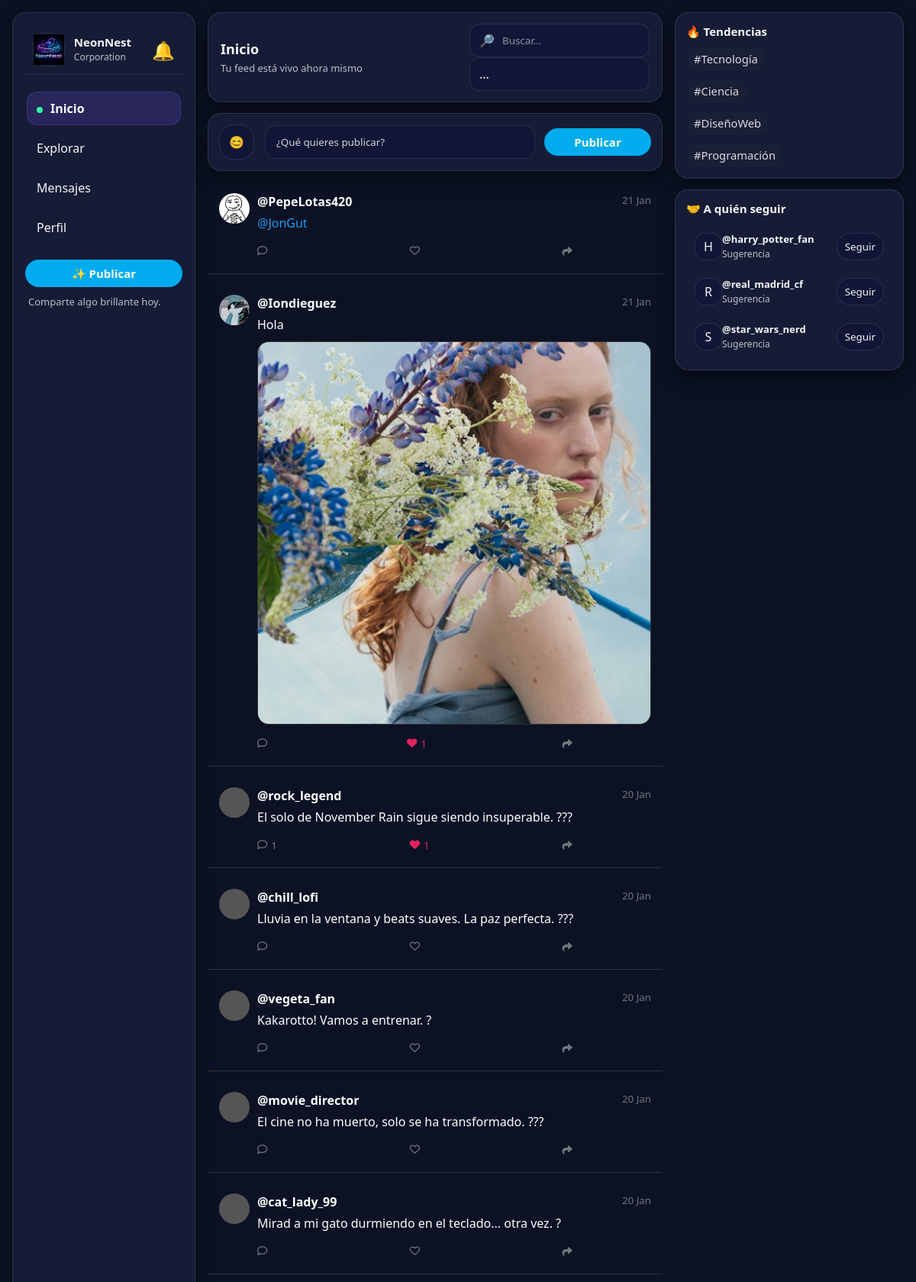
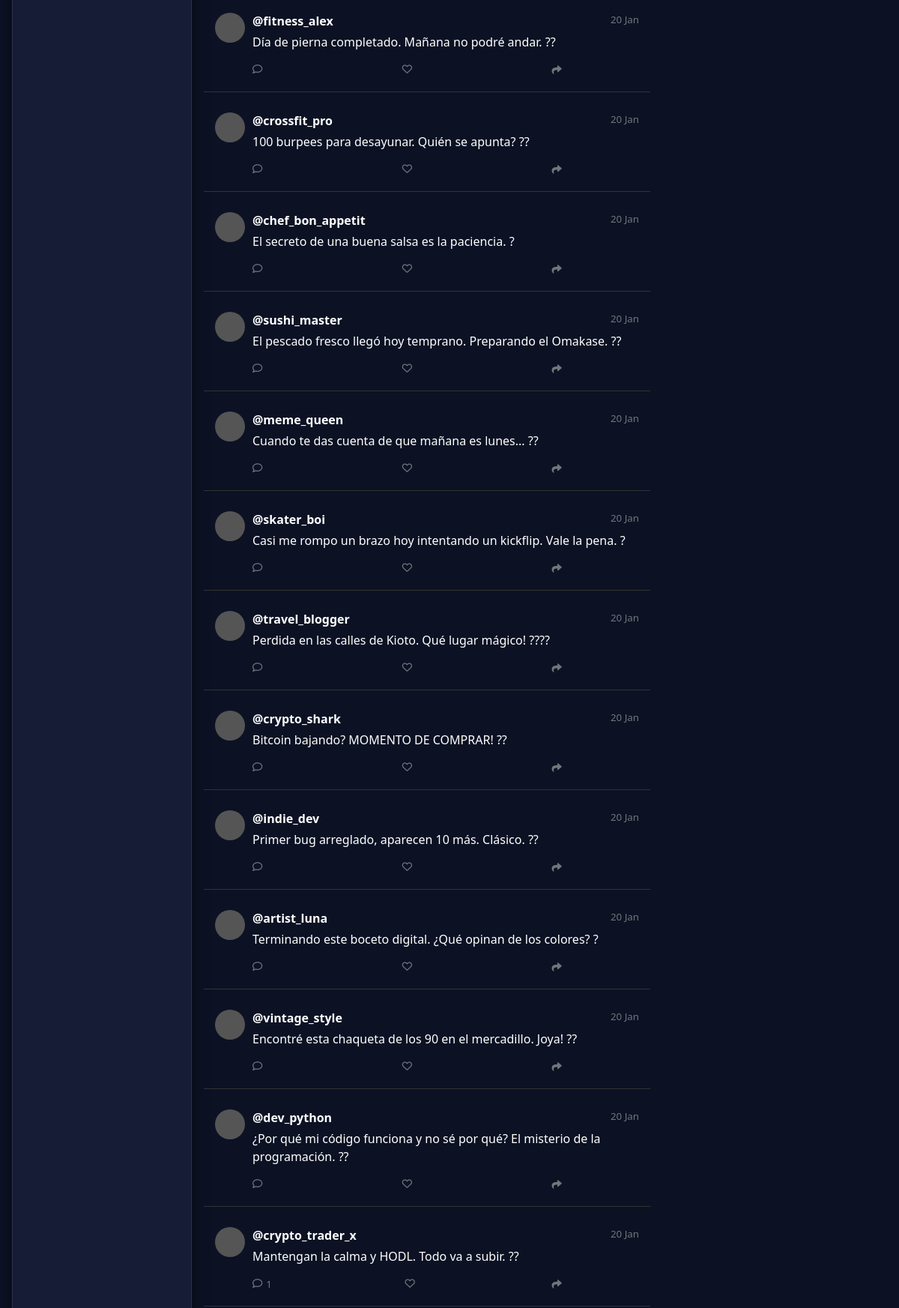
The app's page /php/index.php (signed in, upper part) with its own data (2 pictures, top to bottom).
### tables this page shows
CREATE TABLE `publicacion` (
  `id_publicacion` int NOT NULL AUTO_INCREMENT,
  `id_usuario` int NOT NULL,
  `imagen` varchar(255) DEFAULT NULL,
  `fecha_publicacion` datetime NOT NULL DEFAULT CURRENT_TIMESTAMP,
  `ubicacion` varchar(250) DEFAULT NULL,
  `pie_foto` varchar(250) DEFAULT NULL,
  `texto` varchar(250) DEFAULT NULL,
  PRIMARY KEY (`id_publicacion`),
  KEY `id_usuario` (`id_usuario`),
  CONSTRAINT `fk_publicacion_usuario` FOREIGN KEY (`id_usuario`) REFERENCES `usuario` (`id_usuario`) ON DELETE CASCADE
);

CREATE TABLE `usuario` (
  `id_usuario` int NOT NULL AUTO_INCREMENT,
  `usuario` varchar(250) NOT NULL,
  `nombre` varchar(250) NOT NULL,
  `password` varchar(250) NOT NULL,
  `email` varchar(250) NOT NULL,
  `foto_perfil` varchar(250) DEFAULT NULL,
  `biografia` varchar(250) DEFAULT NULL,
  `id_rol` int NOT NULL,
  PRIMARY KEY (`id_usuario`),
  UNIQUE KEY `un_usuario` (`usuario`),
  UNIQUE KEY `un_email` (`email`),
  KEY `fk_rol` (`id_rol`),
  CONSTRAINT `fk_rol` FOREIGN KEY (`id_rol`) REFERENCES `roles` (`id_rol`)
);

### php/feedPublicaciones.php (the view, shortened to what this page needs)
<?php
require_once __DIR__ . '/db.php';
$miId = (int)($_SESSION['id_usuario'] ?? 0);
$sql = "
    SELECT
        p.*,
        u.usuario,
        u.foto_perfil,
        (SELECT COUNT(*)
         FROM interaccion i
         WHERE i.id_publicacion = p.id_publicacion
         AND i.tipo_interaccion = 'LIKE') as num_likes,
        (SELECT COUNT(*)
         FROM interaccion i
         WHERE i.id_publicacion = p.id_publicacion
         AND i.id_usuario = ?
         AND i.tipo_interaccion = 'LIKE') as liked_by_me,
        (SELECT COUNT(*)
         FROM interaccion i
         WHERE i.id_publicacion = p.id_publicacion
         AND i.tipo_interaccion = 'COMENTARIO') as num_comentarios
    FROM publicacion p
    JOIN usuario u ON p.id_usuario = u.id_usuario
    ORDER BY p.fecha_publicacion DESC
    LIMIT 50
";
$stmt = $mysqli->prepare($sql);
$stmt->bind_param('i', $miId);
$stmt->execute();
$res = $stmt->get_result();
if ($res->num_rows > 0) {
    while ($row = $res->fetch_assoc()) {
        $pId = $row['id_publicacion'];
        $pUser = htmlspecialchars($row['usuario']);
        $pFecha = date('d M', strtotime($row['fecha_publicacion']));
        $pFoto = $row['foto_perfil'] ? '../multimedia/' . rawurlencode($row['foto_perfil']) : '';
        $pImg = $row['imagen'] ? '../multimedia/' . rawurlencode($row['imagen']) : '';
        $likes = $row['num_likes'];
        $coments = $row['num_comentarios'];
        $isLiked = $row['liked_by_me'] > 0;
        $heartClass = $isLiked ? 'fas fa-heart' : 'far fa-heart';
        $heartColor = $isLiked ? 'color:#e0245e' : 'color:#71767b';
        $textoRaw = htmlspecialchars($row['texto'] ?? '');
        $textoFormat = nl2br($textoRaw);
        $textoFinal = preg_replace(
            '/@(\w+)/',
            '<a href="#" class="user-link stop-prop" data-user="$1" style="color:#1d9bf0; text-decoration:none;">@$1</a>',
            $textoFormat
        );
        ?>
        <article class="post tweet-style" data-id="<?php echo $pId; ?>" style="cursor:pointer; border-bottom:1px solid #333; padding:15px; transition:background 0.2s;">
            <div class="post-header" style="display:flex; gap:10px; margin-bottom:5px;">
                <?php if($pFoto): ?>
                    <img src="<?php echo $pFoto; ?>" class="stop-prop" style="width:40px; height:40px; border-radius:50%; object-fit:cover;">
                <?php else: ?>
                    <div class="stop-prop" style="width:40px; height:40px; border-radius:50%; background:#555;"></div>
                <?php endif; ?>
                <div style="flex:1;">
                    <div style="display:flex; justify-content:space-between;">
                        <a href="#" class="user-link stop-prop" data-user="<?php echo $pUser; ?>" style="font-weight:bold; color:#fff; text-decoration:none;">
                            @<?php echo $pUser; ?>
                        </a>
                        <small style="color:#71767b;"><?php echo $pFecha; ?></small>
                    </div>
                    <div class="post-content-area" style="margin-top:5px;">
                        <div style="color:#fff; margin-bottom:10px; line-height:1.5;">
                            <?php echo $textoFinal; ?>
                        </div>
                        <?php if($pImg): ?>
                            <div class="post-img-container" style="border-radius:15px; overflow:hidden; border:1px solid #333; margin-top:10px;">
                                <img src="<?php echo $pImg; ?>" style="width:100%; display:block; max-height:500px; object-fit:cover;">
                            </div>
                        <?php endif; ?>
                    </div>
                    <div class="post-actions stop-prop" style="display:flex; justify-content:space-between; margin-top:12px; max-width:80%;">
                        <button class="btn-action btn-comment-inline" data-id="<?php echo $pId; ?>" style="background:none; border:none; color:#71767b; cursor:pointer; display:flex; align-items:center; gap:5px;">
                            <i class="far fa-comment"></i>
                            <span class="count-comment"><?php echo $coments > 0 ? $coments : ''; ?></span>
                        </button>
                        <button class="btn-action btn-like-inline" data-id="<?php echo $pId; ?>" data-liked="<?php echo $isLiked ? '1' : '0'; ?>" style="background:none; border:none; cursor:pointer; display:flex; align-items:center; gap:5px; <?php echo $heartColor; ?>">
                            <i class="<?php echo $heartClass; ?> icon-heart"></i>
                            <span class="count-like"><?php echo $likes > 0 ? $likes : ''; ?></span>
                        </button>
                        <button class="btn-action" style="background:none; border:none; color:#71767b;">
                            <i class="fas fa-share"></i>
                        </button>
                    </div>
                </div>
            </div>
        </article>
        <?php
    }
} else {
    echo '<div style="padding:40px; text-align:center; color:#71767b;">';
    echo '<p style="font-size:1.2rem; font-weight:bold;">No hay publicaciones</p>';
    echo '<p>¡Sé el primero en publicar algo!</p>';
    echo '</div>';
}
?>

### php/index.php (shortened to what this page needs)
<?php
require __DIR__ . '/db.php';
?>
<!DOCTYPE html>
<html lang="es">
<head>
  <link rel="stylesheet" href="../css/index.css">
  <link rel="stylesheet" href="../css/modal.css">
  <link rel="stylesheet" href="https://cdnjs.cloudflare.com/ajax/libs/font-awesome/6.0.0/css/all.min.css">
</head>
<body>
  <div class="contenedor-inicio">
    <aside class="barra-lateral">
      <div class="logo-red">
        <div class="logo-mark">
          <img src="../multimedia/file.svg" alt="Logo">
        </div>
        <div class="logo-copy">
          <strong>NeonNest</strong>
          <small>Corporation</small>
        </div>
        <div class="noti-container">
          <button id="btnNoti" class="btn-noti">
            🔔
          </button>
        </div>
      </div>
      <nav class="menu">
        <a href="index.php" class="menu-item activo">Inicio</a>
        <a href="#" class="menu-item" data-page="explorar">Explorar</a>
        <a href="#" class="menu-item" data-page="chat">Mensajes</a>
        <a href="#" class="menu-item" data-page="perfil">Perfil</a>
      </nav>
      <div class="sidebar-cta">
        <button id="abrirModal" class="boton-registrarse" type="button">✨ Publicar</button>
        <p class="sidebar-tip">Comparte algo brillante hoy.</p>
      </div>
    </aside>
    <main class="contenido-principal">
      <header class="cabecera">
        <div class="cabecera-left">
          <h1>Inicio</h1>
          <p class="cabecera-sub">Tu feed está vivo ahora mismo</p>
        </div>
        <div class="cabecera-right">
          <label class="buscador" aria-label="Buscar">
            <span class="buscador-ico">🔎</span>
            <input type="search" id="inputBusquedaGlobal" placeholder="Buscar..." />
          </label>
          <div class="cabecera-right">
            <label class="buscador">...</label>
          </div>
        </div>
      </header>
      <section class="crear-publicacion">
        <div class="composer">
          <div class="avatar">😊</div>
          <button class="composer-input" type="button" id="abrirModalQuick">
            ¿Qué quieres publicar?
          </button>
          <button class="boton-registrarse boton-publicar" type="button" id="abrirModalQuick2">
            Publicar
          </button>
        </div>
      </section>
      <section class="feed">
        <?php include __DIR__ . '/feedPublicaciones.php'; ?>
      </section>
    </main>
    <aside class="barra-derecha">
      <section class="panel">
        <h2>🔥 Tendencias</h2>
        <ul>
          <li><span class="tag">#Tecnología</span></li>
          <li><span class="tag">#Ciencia</span></li>
          <li><span class="tag">#DiseñoWeb</span></li>
          <li><span class="tag">#Programación</span></li>
        </ul>
      </section>
      <section class="panel">
        <h2>🤝 A quién seguir</h2>
        <?php
        $miId = (int)($_SESSION['id_usuario'] ?? 0);
        $sqlSugerencias = "
            SELECT id_usuario, usuario, foto_perfil
            FROM usuario
            WHERE id_usuario != ?
            AND id_usuario NOT IN (SELECT id_usuario FROM seguidores WHERE id_seguidor = ?)
            ORDER BY RAND()
            LIMIT 3
        ";
        if (isset($mysqli)) {
          $stmtSug = $mysqli->prepare($sqlSugerencias);
          if ($stmtSug) {
            $stmtSug->bind_param('ii', $miId, $miId);
            $stmtSug->execute();
            $resSug = $stmtSug->get_result();
            if ($resSug->num_rows > 0) {
              while ($sug = $resSug->fetch_assoc()) {
                $sugId = (int)$sug['id_usuario'];
                $sugUser = htmlspecialchars($sug['usuario']);
                $sugFoto = $sug['foto_perfil'] ? '../multimedia/' . rawurlencode($sug['foto_perfil']) : '';
                $inicial = strtoupper(substr($sugUser, 0, 1));
        ?>
                <div class="follow-row">
                  <a href="#" class="user-link" data-user="<?php echo $sugUser; ?>" style="display:flex; align-items:center; text-decoration:none; color:inherit; flex:1;">
                    <?php if ($sugFoto): ?>
                      <img src="<?php echo $sugFoto; ?>" alt="Avatar" class="mini-avatar" style="object-fit:cover;">
                    <?php else: ?>
                      <div class="mini-avatar"><?php echo $inicial; ?></div>
                    <?php endif; ?>
                    <div class="follow-txt">
                      <strong>@<?php echo $sugUser; ?></strong>
                      <small>Sugerencia</small>
                    </div>
                  </a>
                  <button class="btn-mini btn-accion-seguir"
                    type="button"
                    data-id="<?php echo $sugId; ?>"
                    data-sigo="0">
                    Seguir
                  </button>
                </div>
        <?php
              }
            } else {
              echo '<p style="padding:10px; color:#aaa; font-size:0.9rem;">¡Estás al día! No hay nuevas sugerencias.</p>';
            }
          }
        }
        ?>
      </section>
    </aside>
  </div>
</body>
</html>
</body>
</html>

### css/modal.css (style rules this page uses)
.post-actions { display:flex; justify-content:flex-end; padding-top: 4px; }
.boton-registrarse { background: #00acee; color: #fff; border: none; padding: 8px 20px; border-radius: 999px; font-weight: 700; font-size: 15px; cursor: pointer; transition: opacity .2s, transform .1s; }

### records on screen
publicacion: id_usuario.foto_perfil (picture), id_usuario.usuario "PepeLotas420", fecha_publicacion "21 Jan", texto "@JonGut"
publicacion: id_usuario.foto_perfil (picture), id_usuario.usuario "Iondieguez", fecha_publicacion "21 Jan", texto "Hola", imagen (picture), likes "1"
publicacion: id_usuario.usuario "rock_legend", fecha_publicacion "20 Jan", texto "El solo de November Rain sigue siendo insuperable. ???", coments "1", likes "1"
publicacion: id_usuario.usuario "chill_lofi", fecha_publicacion "20 Jan", texto "Lluvia en la ventana y beats suaves. La paz perfecta. ???"
publicacion: id_usuario.usuario "vegeta_fan", fecha_publicacion "20 Jan", texto "Kakarotto! Vamos a entrenar. ?"
publicacion: id_usuario.usuario "movie_director", fecha_publicacion "20 Jan", texto "El cine no ha muerto, solo se ha transformado. ???"
publicacion: id_usuario.usuario "cat_lady_99", fecha_publicacion "20 Jan", texto "Mirad a mi gato durmiendo en el teclado... otra vez. ?"
publicacion: id_usuario.usuario "fitness_alex", fecha_publicacion "20 Jan", texto "Día de pierna completado. Mañana no podré andar. ??"
publicacion: id_usuario.usuario "crossfit_pro", fecha_publicacion "20 Jan", texto "100 burpees para desayunar. Quién se apunta? ??"
publicacion: id_usuario.usuario "chef_bon_appetit", fecha_publicacion "20 Jan", texto "El secreto de una buena salsa es la paciencia. ?"
publicacion: id_usuario.usuario "sushi_master", fecha_publicacion "20 Jan", texto "El pescado fresco llegó hoy temprano. Preparando el Omakase. ??"
publicacion: id_usuario.usuario "meme_queen", fecha_publicacion "20 Jan", texto "Cuando te das cuenta de que mañana es lunes... ??"
publicacion: id_usuario.usuario "skater_boi", fecha_publicacion "20 Jan", texto "Casi me rompo un brazo hoy intentando un kickflip. Vale la pena. ?"
publicacion: id_usuario.usuario "travel_blogger", fecha_publicacion "20 Jan", texto "Perdida en las calles de Kioto. Qué lugar mágico! ????"
publicacion: id_usuario.usuario "crypto_shark", fecha_publicacion "20 Jan", texto "Bitcoin bajando? MOMENTO DE COMPRAR! ??"
publicacion: id_usuario.usuario "indie_dev", fecha_publicacion "20 Jan", texto "Primer bug arreglado, aparecen 10 más. Clásico. ??"
publicacion: id_usuario.usuario "artist_luna", fecha_publicacion "20 Jan", texto "Terminando este boceto digital. ¿Qué opinan de los colores? ?"
publicacion: id_usuario.usuario "vintage_style", fecha_publicacion "20 Jan", texto "Encontré esta chaqueta de los 90 en el mercadillo. Joya! ??"
publicacion: id_usuario.usuario "dev_python", fecha_publicacion "20 Jan", texto "¿Por qué mi código funciona y no sé por qué? El misterio de la programación. ??"
publicacion: id_usuario.usuario "crypto_trader_x", fecha_publicacion "20 Jan", texto "Mantengan la calma y HODL. Todo va a subir. ??", coments "1"
usuario: usuario "H", usuario "harry_potter_fan"
usuario: usuario "R", usuario "real_madrid_cf"
usuario: usuario "S", usuario "star_wars_nerd"
